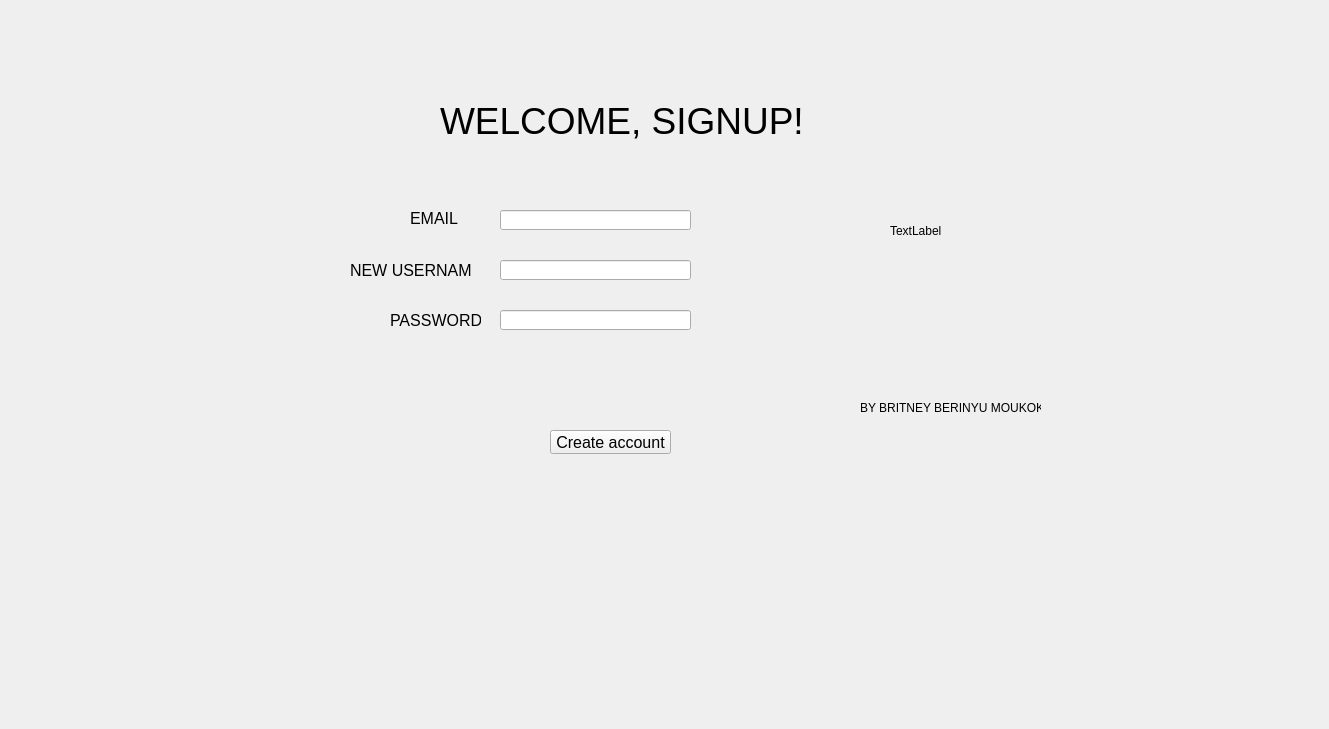
<?xml version="1.0" encoding="UTF-8"?>
<ui version="4.0">
 <class>signup</class>
 <widget class="QWidget" name="signup">
  <property name="geometry">
   <rect>
    <x>0</x>
    <y>0</y>
    <width>1329</width>
    <height>729</height>
   </rect>
  </property>
  <property name="windowTitle">
   <string>Form</string>
  </property>
  <widget class="QLineEdit" name="lineEdit">
   <property name="geometry">
    <rect>
     <x>500</x>
     <y>210</y>
     <width>191</width>
     <height>20</height>
    </rect>
   </property>
   <property name="text">
    <string/>
   </property>
  </widget>
  <widget class="QLabel" name="label">
   <property name="geometry">
    <rect>
     <x>410</x>
     <y>210</y>
     <width>49</width>
     <height>16</height>
    </rect>
   </property>
   <property name="font">
    <font>
     <pointsize>12</pointsize>
    </font>
   </property>
   <property name="text">
    <string>EMAIL</string>
   </property>
  </widget>
  <widget class="QLabel" name="label_2">
   <property name="geometry">
    <rect>
     <x>350</x>
     <y>260</y>
     <width>121</width>
     <height>20</height>
    </rect>
   </property>
   <property name="font">
    <font>
     <pointsize>12</pointsize>
    </font>
   </property>
   <property name="text">
    <string>NEW USERNAME</string>
   </property>
  </widget>
  <widget class="QLineEdit" name="lineEdit_2">
   <property name="geometry">
    <rect>
     <x>500</x>
     <y>260</y>
     <width>191</width>
     <height>20</height>
    </rect>
   </property>
  </widget>
  <widget class="QLineEdit" name="lineEdit_3">
   <property name="geometry">
    <rect>
     <x>500</x>
     <y>310</y>
     <width>191</width>
     <height>20</height>
    </rect>
   </property>
  </widget>
  <widget class="QLabel" name="label_3">
   <property name="geometry">
    <rect>
     <x>390</x>
     <y>310</y>
     <width>91</width>
     <height>20</height>
    </rect>
   </property>
   <property name="font">
    <font>
     <pointsize>12</pointsize>
    </font>
   </property>
   <property name="text">
    <string>PASSWORD</string>
   </property>
  </widget>
  <widget class="QLabel" name="label_4">
   <property name="geometry">
    <rect>
     <x>440</x>
     <y>100</y>
     <width>421</width>
     <height>41</height>
    </rect>
   </property>
   <property name="font">
    <font>
     <pointsize>28</pointsize>
    </font>
   </property>
   <property name="text">
    <string>WELCOME, SIGNUP!</string>
   </property>
  </widget>
  <widget class="QLabel" name="pic2">
   <property name="geometry">
    <rect>
     <x>890</x>
     <y>30</y>
     <width>391</width>
     <height>401</height>
    </rect>
   </property>
   <property name="text">
    <string>TextLabel</string>
   </property>
  </widget>
  <widget class="QPushButton" name="pushButton">
   <property name="geometry">
    <rect>
     <x>550</x>
     <y>430</y>
     <width>121</width>
     <height>24</height>
    </rect>
   </property>
   <property name="font">
    <font>
     <pointsize>12</pointsize>
    </font>
   </property>
   <property name="text">
    <string>Create account</string>
   </property>
  </widget>
  <widget class="QLabel" name="label_5">
   <property name="geometry">
    <rect>
     <x>860</x>
     <y>400</y>
     <width>181</width>
     <height>16</height>
    </rect>
   </property>
   <property name="text">
    <string>BY BRITNEY BERINYU MOUKOKO</string>
   </property>
  </widget>
 </widget>
 <resources/>
 <connections/>
</ui>
